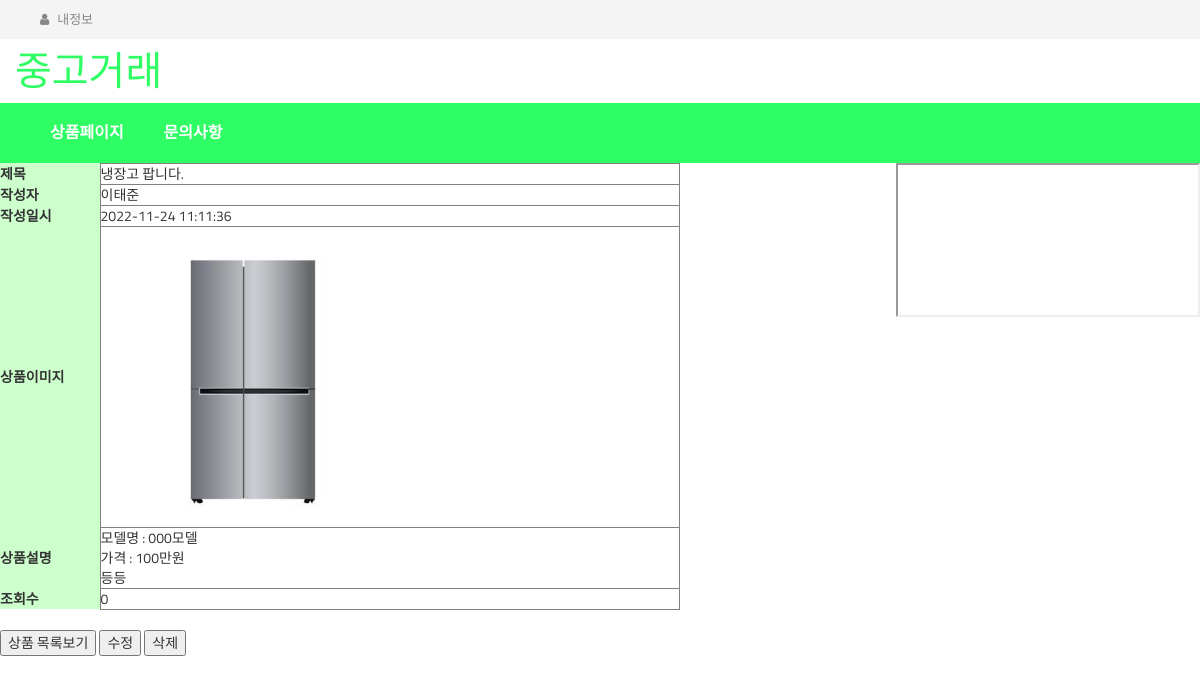
/product_view.php?num=28&page=1, run on the app's committed database.
### tables this page shows
CREATE TABLE IF NOT EXISTS `product` (
  `num` int(11) NOT NULL AUTO_INCREMENT,
  `writer` varchar(20) DEFAULT NULL,
  `title` varchar(60) DEFAULT NULL,
  `explanation` text DEFAULT NULL,
  `regtime` varchar(20) DEFAULT NULL,
  `image` varchar(255) DEFAULT NULL,
  `hits` int(11) DEFAULT NULL,
  PRIMARY KEY (`num`) USING BTREE
);

### product_view.php (the view, shortened to what this page needs)
<?php
include "main.php";
?>
<?php
    $page = $_REQUEST["page"] ?? 1;
    $num= $_REQUEST["num"];
    require("db_connect.php");
	$query = $db->query("select * from product where num=$num");
	if ($row = $query->fetch()) {
		$writer = $row["writer"];
		$image = $row["image"];
		$regtime = $row["regtime"];
		$hits = $row["hits"];
		$title = str_replace(" ", "&nbsp", $row["title"]);
	    $explanation = str_replace(" ", "&nbsp", $row["explanation"]);
		$explanation = str_replace("\n", "<br>", $explanation);
	}
?>
<!doctype html>
 <html>
 <head>
 </head>
 <body>
<table>
     <tr>
         <th>제목</th><td><?=$title?></td>
     </tr>
     <tr>
         <th>작성자</th><td><?=$writer?></td>
     </tr>
     <tr>
         <th>작성일시</th><td><?=$regtime?></td>
     </tr>
     <tr>
         <th>상품이미지</th><td><img src="files/<?=$image?>"></td>
     </tr>
     <tr>
         <th>상품설명</th><td><?=$explanation?></td>
     </tr>
	 <tr>
         <th>조회수</th><td><?=$hits?></td>
     </tr>
 </table>
 <br>
 <input type="button" value="상품 목록보기" onclick="location.href='product_list.php?page=<?=$page?>'">
 <input type="button" value="수정"     onclick="location.href='product_write.php?num=<?=$num?>&page=<?=$page?>'">
 <input type="button" value="삭제"     onclick="location.href='product_delete.php?num=<?=$num?>&page=<?=$page?>'">
 </body>
 </html>

### css/style.css (style rules this page uses)
img { max-width: 100%; height: auto; }
body { font-family: 'Titillium Web', sans-serif; }

### product_view.php (style rules this page uses)
table { width:680px; text-align:center; }
th { width:100px; background-color:#CCFFCC;; }
td { text-align:left; border:1px solid gray; }

### data on the page
product: title "냉장고 팝니다.", writer "이태준", regtime "2022-11-24 11:11:36", image (picture), explanation "모델명 : 000모델 가격 : 100만원 등등", hits "0"
